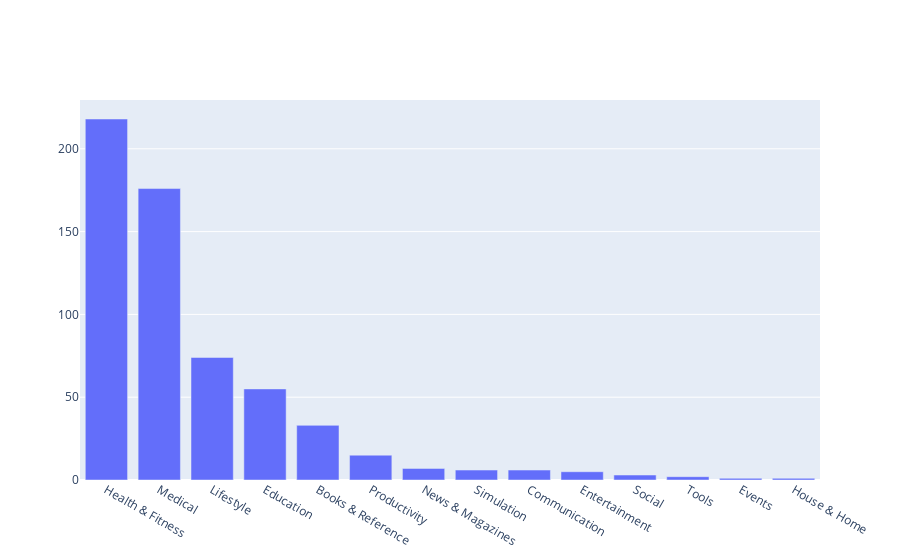

Source (notebook cell):
### Code cell
num_categories = len(apps['genre'].unique())
print('Number of categories = ', num_categories)

num_apps_in_category = apps['genre'].value_counts().sort_values(ascending = False)

data = [go.Bar( x = num_apps_in_category.index, # index = category name 
               y = num_apps_in_category.values, # value = count 
              )]
#data.update_traces(texttemplate='%{text:.2s}', textposition='outside')
#data.update_layout(uniformtext_minsize=8, uniformtext_mode='hide')

plotly.offline.iplot(data)

### Figure 1 — Plotly figure (JSON) as saved in the notebook; plotly's stock layout.template omitted (floating-point values rounded to 4 significant figures)
{"data": [{"type": "bar", "x": ["Health & Fitness", "Medical", "Lifestyle", "Education", "Books & Reference", "Productivity", "News & Magazines", "Simulation", "Communication", "Entertainment", "Social", "Tools", "Events", "House & Home"], "y": [218, 176, 74, 55, 33, 15, 7, 6, 6, 5, 3, 2, 1, 1]}], "layout": {}}
